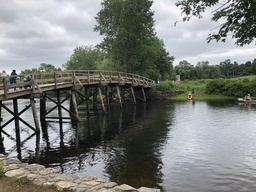
#> input picture Concord_img_test/IMG_3471.jpg, 256 x 192 px, shrunk from 4032 x 3024 before the run, found by its file name
$ python imStitch.py
#> lines starting #> are read from the running program, lines starting #| are printed output that depends on the picture
#> the answer given: Concord_img_test/IMG_3471.jpg
import imageio
import numpy as np
import os
from matplotlib import pyplot as plt

# [41 lines left out: functions combine_prokudin, standardize, image_patches, not called in this run]


#DOES WORK
def avg_filter(image,x_pos,y_pos):
     array = image[(x_pos -1) : (x_pos + 1), (y_pos-1): (y_pos + 1)]
     avg = int(np.average(array))
     return avg

def filter_image(image):
#> called with image = 'Concord_img_test/IMG_3471.jpg'
     file = '/Users/iankim/Desktop/Python_proj/p6-computervis/' + image
     img = imageio.imread(file)
#> img is the input picture: shape (192, 256, 3); mean R, G, B 122, 125, 121.3
     num_cols = np.shape(img)[1]
#> num_cols = 256
     num_rows = np.shape(img)[0]
#> num_rows = 192
     for i in range(1,num_rows - 1):
          for j in range(1,num_cols - 1):
               img[i][j] = avg_filter(img,i,j)
#> this loop made 190 passes
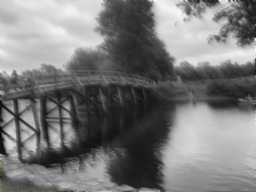
#> img: shape (192, 256, 3); mean R, G, B 121.4, 121.4, 121.3
     return img


# [7 lines left out: function sharpen_image, not called in this run]

def find_edges(image) :
     img = filter_image(image)
     gradient_x  =  np.gradient(img)[0]
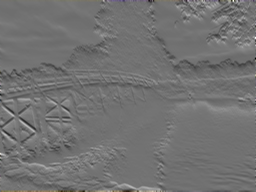
#> gradient_x: shape (192, 256, 3) float64; mean R, G, B -0.2, -0.3, -0.3; drawn with min black and max white
     gradient_y  = np.gradient(img)[1]
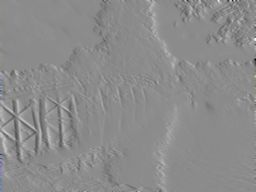
#> gradient_y: shape (192, 256, 3) float64; mean R, G, B 0, 0, 0; drawn with min black and max white
     plt.imshow(gradient_x,cmap = plt.get_cmap("gray"))
     plt.imshow(gradient_y,cmap = plt.get_cmap("gray"))
     plt.show()
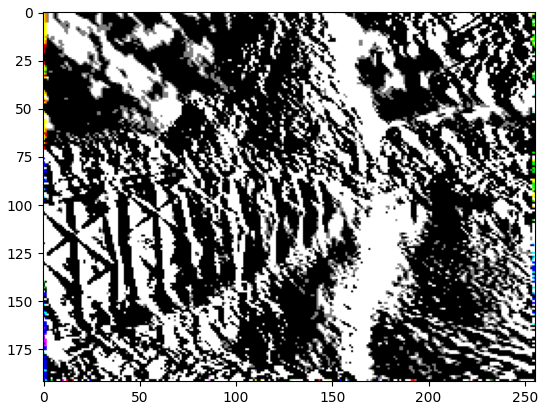
#> figure drawn by matplotlib, 1 panel


def main():
     name = input('enter name of img')
     #combine_prokudin(name)
     #image_patches(name)
     #sharpen_image(name)
     find_edges(name)


if __name__ == "__main__":
    main()

$ run again, on Concord_img_test/IMG_3480.jpg
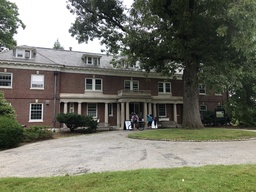
#> input picture Concord_img_test/IMG_3480.jpg, 256 x 192 px, shrunk from 4032 x 3024 before the run, found by its file name
#> in filter_image, img is the input picture: shape (192, 256, 3); mean R, G, B 111.7, 113.5, 99
#> the loop in filter_image, `for i in range(1,num_rows - 1):` made 190 passes
#> after the loop in filter_image, `for i in range(1,num_rows - 1):`:
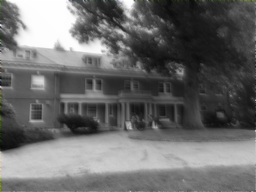
#> img: shape (192, 256, 3); mean R, G, B 106.6, 106.7, 106.1
#> in find_edges, `plt.show()`:
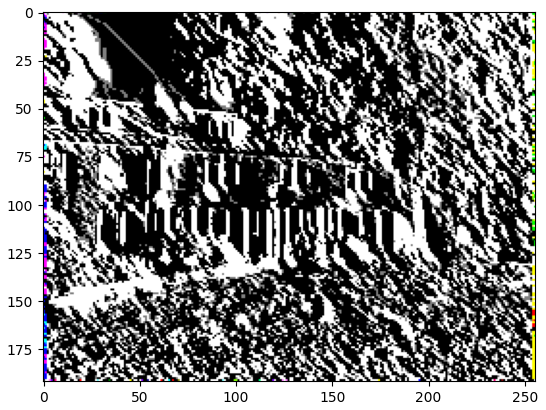
#> figure drawn by matplotlib, 1 panel

$ run again, on Concord_img_test/IMG_3486.jpg
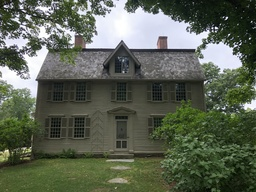
#> input picture Concord_img_test/IMG_3486.jpg, 256 x 192 px, shrunk from 4032 x 3024 before the run, found by its file name
#> in filter_image, img is the input picture: shape (192, 256, 3); mean R, G, B 91.7, 99.2, 83.9
#> the loop in filter_image, `for i in range(1,num_rows - 1):` made 190 passes
#> after the loop in filter_image, `for i in range(1,num_rows - 1):`:
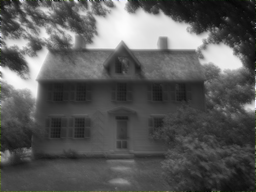
#> img: shape (192, 256, 3); mean R, G, B 90.2, 90.4, 90
#> in find_edges, `plt.show()`:
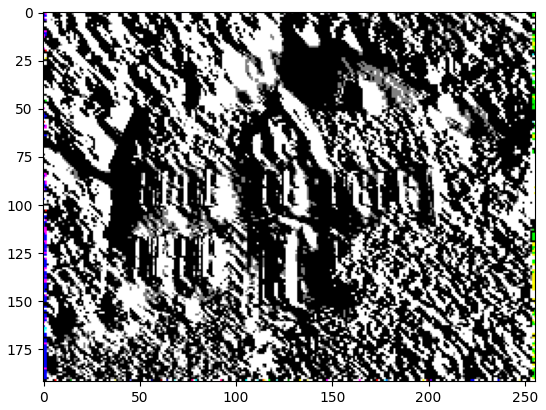
#> figure drawn by matplotlib, 1 panel

$ run again, on Concord_img_test/IMG_3498.jpg
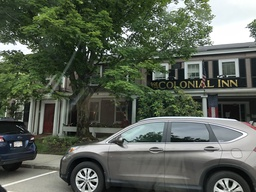
#> input picture Concord_img_test/IMG_3498.jpg, 256 x 192 px, shrunk from 4032 x 3024 before the run, found by its file name
#> in filter_image, img is the input picture: shape (192, 256, 3); mean R, G, B 89.6, 97.6, 85.6
#> the loop in filter_image, `for i in range(1,num_rows - 1):` made 190 passes
#> after the loop in filter_image, `for i in range(1,num_rows - 1):`:
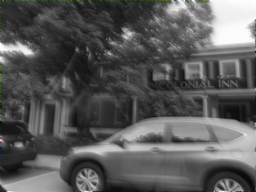
#> img: shape (192, 256, 3); mean R, G, B 88.9, 89.1, 88.9
#> in find_edges, `plt.show()`:
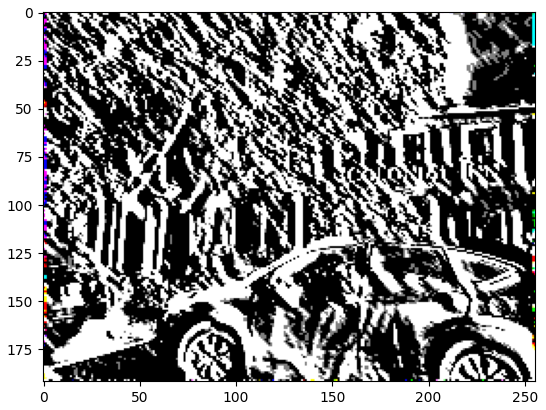
#> figure drawn by matplotlib, 1 panel
